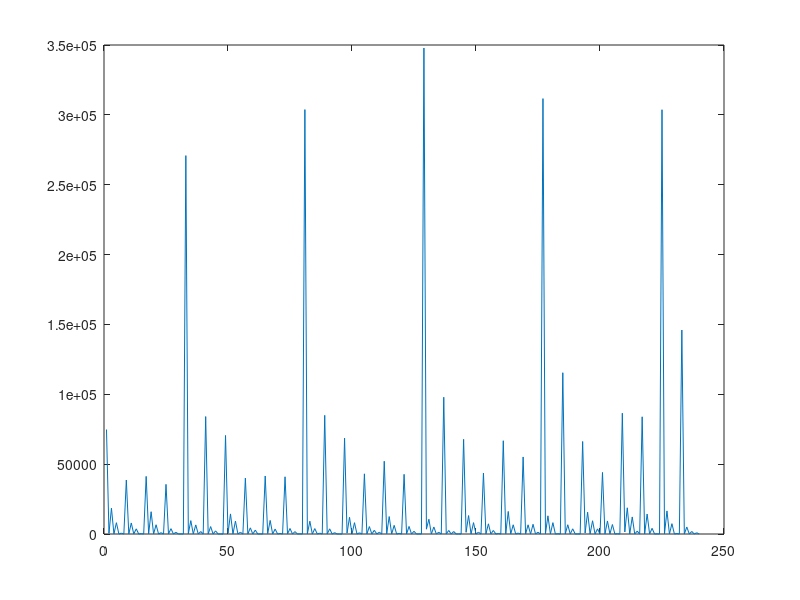

Write MATLAB code to recreate this figure.
clear;clc

% load('test1.mat') % nominalrange [25, 50]
% load('test2.mat') % nominalrange [15, 30]
% load('test2_2.mat') % nominalrange [15, 30]

% load('test_3.mat') % nominalrange [15, 30]
% load('test_5_2000.mat')
load('test_7_edecay_onePolicy_10000.mat')

figure;
stateCountList = [];
for i = 1:prod(size(stateCount))
    stateCountList = [stateCountList, stateCount(i)];
end
plot(stateCountList)


fprintf('state visit count == 0\n')

listLarger = find(stateCountList==0);
for i = listLarger
    [a,b,c,d,e]=ind2sub(size(Q),i);
%     if a == 1
%         fprintf('%.0f, %.0f, %.0f, %.0f, %.0f, count: %.0f\n', a,b,c,d,e, stateCountList(i));
%     end
    [tmp, ee] = max(Q(a,b,c,d,:));
    fprintf('%.0f, %.0f, %.0f, %.0f, %.0f, count: %.0f, Q: %.2f maxQ: %.2f, argmaxQ: %.0f\n', a,b,c,d,e, stateCountList(i), Q(a,b,c,d,e), max(Q(a,b,c,d,:)), ee);
end

fprintf('state visit count == 0 and s1 = 0\n')

listLarger = find(stateCountList==0);
for i = listLarger
    [a,b,c,d,e]=ind2sub(size(Q),i);
    if a == 1
        [tmp, ee] = max(Q(a,b,c,d,:));
        fprintf('%.0f, %.0f, %.0f, %.0f, %.0f, count: %.0f, Q: %.2f maxQ: %.2f, argmaxQ: %.0f\n', a,b,c,d,e, stateCountList(i), Q(a,b,c,d,e), max(Q(a,b,c,d,:)), ee);
    end
end

% sum(Q(:)~=0)